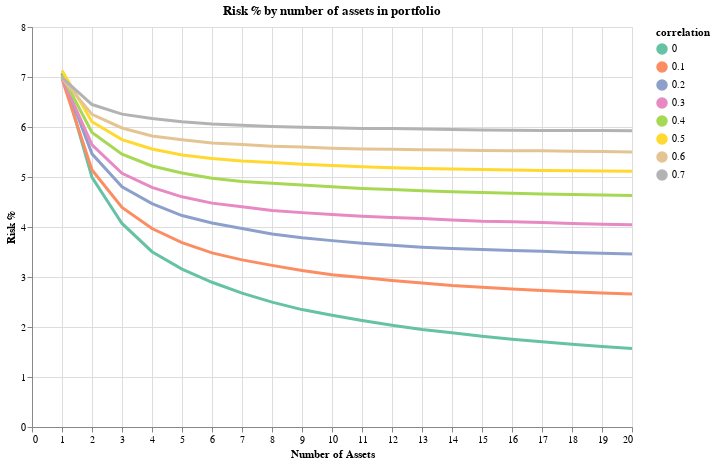

Notebook code for this chart:
### Markdown cell above
Let's plot the risk levels for a portfolio with returns streams with 7% risk.

### Code cell
plot_risk_level(simulated_data, 7)

### Figure 1 — Vega-Lite specification as saved in the notebook (floating-point values rounded to 4 significant figures; data arrays with more than 128 entries replaced by an {"elided": "..."} marker saying what was removed)
{"$schema": "https://vega.github.io/schema/vega-lite/v2.6.0.json", "config": {"view": {"height": 300, "width": 400}}, "datasets": {"data-1b71cfe6c8cf5bd493e3edbdee73d6f1": {"elided": "160 records"}}, "layer": [{"data": {"name": "data-1b71cfe6c8cf5bd493e3edbdee73d6f1"}, "encoding": {"color": {"field": "correlation", "scale": {"scheme": "set2"}, "type": "nominal"}, "opacity": {"value": 0}, "x": {"axis": {"title": "Number of Assets"}, "field": "num_assets", "type": "quantitative"}, "y": {"axis": {"title": "Risk %"}, "field": "risk", "type": "quantitative"}}, "height": 400, "mark": "circle", "selection": {"selector002": {"empty": "all", "fields": ["correlation"], "nearest": true, "on": "mouseover", "resolve": "global", "type": "single"}}, "title": "Risk % by number of assets in portfolio", "width": 600}, {"data": {"name": "data-1b71cfe6c8cf5bd493e3edbdee73d6f1"}, "encoding": {"color": {"field": "correlation", "scale": {"scheme": "set2"}, "type": "nominal"}, "size": {"condition": {"selection": {"not": "selector002"}, "value": 1}, "value": 3}, "tooltip": [{"field": "correlation", "type": "quantitative"}], "x": {"axis": {"title": "Number of Assets"}, "field": "num_assets", "type": "quantitative"}, "y": {"axis": {"title": "Risk %"}, "field": "risk", "type": "quantitative"}}, "mark": "line"}]}
